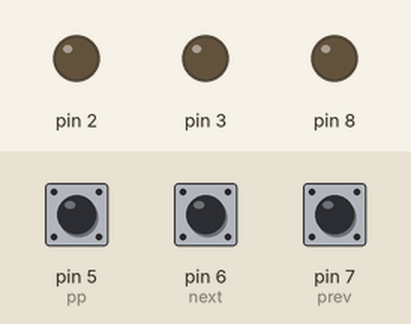
This sketch was run on a simulated Arduino Uno, built with avr-gcc and run on an emulated ATmega328P. Parts: output pins drawn as LEDs (lit = HIGH). Inputs (shaded band) come from the test bench; at power-on: pin 6 (next) HIGH, pin 7 (prev) HIGH, pin 5 (pp) HIGH. Storage starts empty; the audio player accepts every command and is not drawn.

Above: at 1.2 s.
1.3 s: pin 6 (next) pulled LOW for 0.15 s
At 2.8 s:
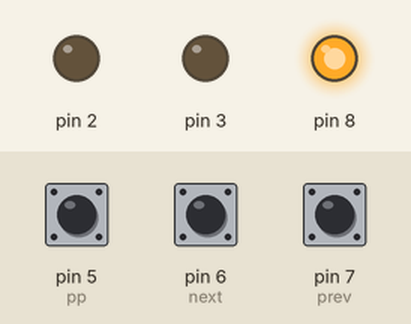
3.1 s: pin 7 (prev) pulled LOW for 0.15 s
At 4.4 s:
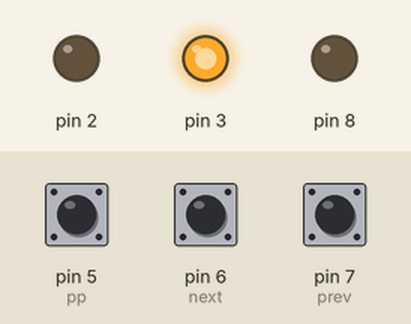
4.9 s: pin 7 (prev) pulled LOW for 1 s
At 7.0 s:
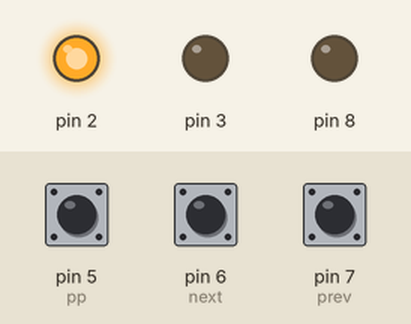
7.6 s: pin 6 (next) pulled LOW for 1 s
At 10.0 s:
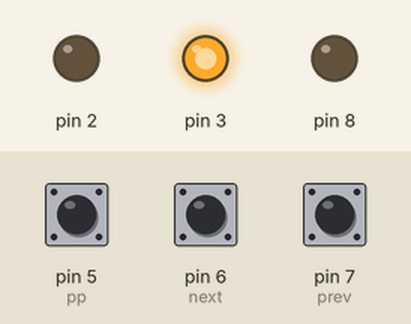
10.3 s: pin 6 (next) pulled LOW for 3.2 s
At 14.0 s:
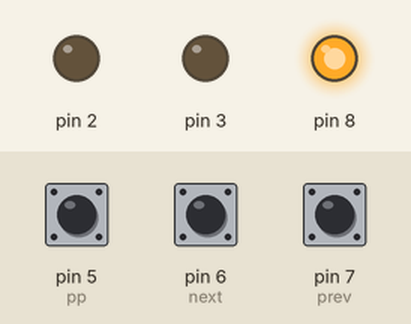
Timing chart, 0 to 15.5 s (numbered marks = the images above; inputs shaded):
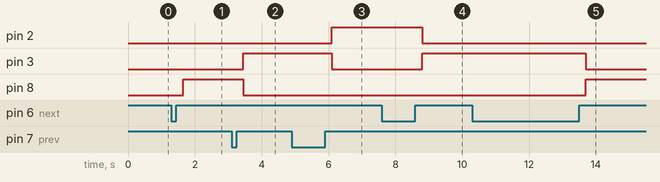

The sketch:

MusicPlayer_version1.ino
```cpp
#include <SD.h>
#define SDPin 4
#include <TMRpcm.h>
#include <SPI.h>

TMRpcm tmrpcm;
int temp=2;
int pp=5;
int next=6;
int prev=7;
void setup()
{
 pinMode(pp,INPUT_PULLUP);
 pinMode(next,INPUT_PULLUP);
 pinMode(prev,INPUT_PULLUP);
 pinMode (2,OUTPUT);
 pinMode (3,OUTPUT);
 pinMode (8,OUTPUT);
 pinMode (1,OUTPUT);


 tmrpcm.speakerPin = 9;
 Serial.begin(9600);
 if (!SD.begin(SDPin))
 {
  Serial.println("SD fail");
  digitalWrite(2, HIGH);
  digitalWrite(3, HIGH);
  digitalWrite(8, HIGH);
  digitalWrite(10, HIGH);}
 else{
  digitalWrite(2, LOW);
  digitalWrite(3, LOW);
  digitalWrite(8, LOW);
  digitalWrite(10, LOW);

  return;
 }


}


void loop()
{
  while(digitalRead(pp)==LOW || digitalRead(next)==LOW || digitalRead(prev)==LOW)
  {
    if(digitalRead(pp)==LOW)
    {
      tmrpcm.pause();
      while(digitalRead(pp)==LOW);
      delay(200);
    }
    else if(digitalRead(next)==LOW)
    {
      if(temp<5)//temp should be lesser than no. of songs
      temp=temp+1;
      while(digitalRead(next)==LOW);
      delay(200);
      song();
    }
    else if(digitalRead(prev)==LOW)
    {
      if(temp>1)
      temp=temp-1;
      while(digitalRead(prev)==LOW);
      delay(200);
      song();
    }
  }
}

void song (void)
{
  if(temp==1)
  {
    tmrpcm.play("1.wav");
    digitalWrite(2, HIGH);
    digitalWrite(3, LOW);
    digitalWrite(8, LOW);
    digitalWrite(10, LOW);
  }
  else if(temp==2)
  {
    tmrpcm.play("2.wav");
    digitalWrite(2, LOW);
    digitalWrite(3, HIGH);
    digitalWrite(8, LOW);
    digitalWrite(10, LOW);
  }
  else if(temp==3)
  {
    tmrpcm.play("3.wav");
    digitalWrite(2, LOW);
    digitalWrite(3, LOW);
    digitalWrite(8, HIGH);
    digitalWrite(10, LOW);
  }
  else if(temp==4)
  {
    tmrpcm.play("4.wav");
    digitalWrite(2, LOW);
    digitalWrite(3, LOW);
    digitalWrite(8, LOW);
    digitalWrite(10, HIGH);
  }
}
```

Measured:
- after the input at 1.3 s, pin 8: LOW → HIGH after 0.35 s
- after the input at 3.1 s, pin 3: LOW → HIGH after 0.35 s; pin 8: HIGH → LOW after 0.35 s
- after the input at 4.9 s, pin 2: LOW → HIGH after 1.2 s; pin 3: HIGH → LOW after 1.2 s
- after the input at 7.6 s, pin 2: HIGH → LOW after 1.2 s; pin 3: LOW → HIGH after 1.2 s
- after the input at 10.3 s, pin 3: HIGH → LOW after 3.4 s; pin 8: LOW → HIGH after 3.4 s
